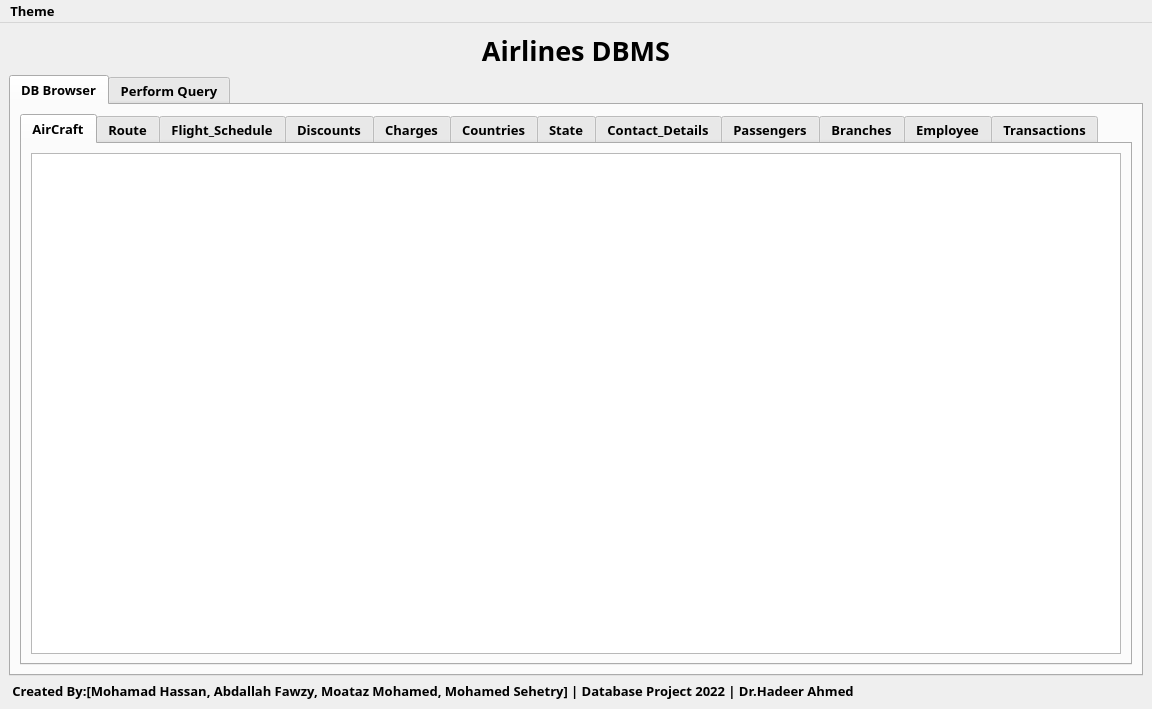
<?xml version="1.0" encoding="UTF-8"?>
<ui version="4.0">
 <class>MainWindow</class>
 <widget class="QMainWindow" name="MainWindow">
  <property name="geometry">
   <rect>
    <x>0</x>
    <y>0</y>
    <width>1152</width>
    <height>709</height>
   </rect>
  </property>
  <property name="minimumSize">
   <size>
    <width>1152</width>
    <height>709</height>
   </size>
  </property>
  <property name="font">
   <font>
    <family>Segoe UI Variable Display Semib</family>
    <pointsize>10</pointsize>
    <weight>75</weight>
    <bold>true</bold>
   </font>
  </property>
  <property name="windowTitle">
   <string>MainWindow</string>
  </property>
  <widget class="QWidget" name="centralwidget">
   <layout class="QGridLayout" name="gridLayout">
    <item row="0" column="0">
     <widget class="QLabel" name="label_6">
      <property name="sizePolicy">
       <sizepolicy hsizetype="Preferred" vsizetype="Fixed">
        <horstretch>0</horstretch>
        <verstretch>0</verstretch>
       </sizepolicy>
      </property>
      <property name="font">
       <font>
        <pointsize>20</pointsize>
        <weight>75</weight>
        <italic>false</italic>
        <bold>true</bold>
        <underline>false</underline>
        <strikeout>false</strikeout>
       </font>
      </property>
      <property name="frameShadow">
       <enum>QFrame::Plain</enum>
      </property>
      <property name="text">
       <string>Airlines DBMS</string>
      </property>
      <property name="alignment">
       <set>Qt::AlignCenter</set>
      </property>
      <property name="wordWrap">
       <bool>false</bool>
      </property>
     </widget>
    </item>
    <item row="2" column="0">
     <widget class="QLabel" name="label_5">
      <property name="text">
       <string> Created By:[Mohamad Hassan, Abdallah Fawzy, Moataz Mohamed, Mohamed Sehetry] | Database Project 2022 | Dr.Hadeer Ahmed </string>
      </property>
     </widget>
    </item>
    <item row="1" column="0">
     <widget class="QTabWidget" name="tabWidget_Actions">
      <property name="currentIndex">
       <number>0</number>
      </property>
      <widget class="QWidget" name="tab">
       <attribute name="title">
        <string>DB Browser</string>
       </attribute>
       <layout class="QGridLayout" name="gridLayout_2">
        <item row="1" column="0">
         <widget class="QTabWidget" name="tabWidget_Tables">
          <property name="currentIndex">
           <number>0</number>
          </property>
          <property name="tabBarAutoHide">
           <bool>false</bool>
          </property>
          <widget class="QWidget" name="tab_3">
           <attribute name="title">
            <string>AirCraft</string>
           </attribute>
           <layout class="QGridLayout" name="gridLayout_3">
            <item row="0" column="0">
             <widget class="QTableWidget" name="tableWidget_AirCraft">
              <property name="editTriggers">
               <set>QAbstractItemView::NoEditTriggers</set>
              </property>
             </widget>
            </item>
           </layout>
          </widget>
          <widget class="QWidget" name="tab_4">
           <attribute name="title">
            <string>Route</string>
           </attribute>
           <layout class="QGridLayout" name="gridLayout_5">
            <item row="0" column="0">
             <widget class="QTableWidget" name="tableWidget_Route">
              <property name="editTriggers">
               <set>QAbstractItemView::NoEditTriggers</set>
              </property>
             </widget>
            </item>
           </layout>
          </widget>
          <widget class="QWidget" name="tab_6">
           <attribute name="title">
            <string>Flight_Schedule</string>
           </attribute>
           <layout class="QGridLayout" name="gridLayout_7">
            <item row="0" column="0">
             <widget class="QTableWidget" name="tableWidget_Flight_Schedule">
              <property name="editTriggers">
               <set>QAbstractItemView::NoEditTriggers</set>
              </property>
             </widget>
            </item>
           </layout>
          </widget>
          <widget class="QWidget" name="tab_7">
           <attribute name="title">
            <string>Discounts</string>
           </attribute>
           <layout class="QGridLayout" name="gridLayout_8">
            <item row="0" column="0">
             <widget class="QTableWidget" name="tableWidget_Discounts">
              <property name="editTriggers">
               <set>QAbstractItemView::NoEditTriggers</set>
              </property>
             </widget>
            </item>
           </layout>
          </widget>
          <widget class="QWidget" name="tab_8">
           <attribute name="title">
            <string>Charges</string>
           </attribute>
           <layout class="QGridLayout" name="gridLayout_9">
            <item row="0" column="0">
             <widget class="QTableWidget" name="tableWidget_Charges">
              <property name="editTriggers">
               <set>QAbstractItemView::NoEditTriggers</set>
              </property>
             </widget>
            </item>
           </layout>
          </widget>
          <widget class="QWidget" name="tab_9">
           <attribute name="title">
            <string>Countries</string>
           </attribute>
           <layout class="QGridLayout" name="gridLayout_10">
            <item row="0" column="0">
             <widget class="QTableWidget" name="tableWidget_Countries">
              <property name="editTriggers">
               <set>QAbstractItemView::NoEditTriggers</set>
              </property>
             </widget>
            </item>
           </layout>
          </widget>
          <widget class="QWidget" name="tab_11">
           <attribute name="title">
            <string>State</string>
           </attribute>
           <layout class="QGridLayout" name="gridLayout_11">
            <item row="0" column="0">
             <widget class="QTableWidget" name="tableWidget_State">
              <property name="editTriggers">
               <set>QAbstractItemView::NoEditTriggers</set>
              </property>
             </widget>
            </item>
           </layout>
          </widget>
          <widget class="QWidget" name="tab_10">
           <attribute name="title">
            <string>Contact_Details</string>
           </attribute>
           <layout class="QGridLayout" name="gridLayout_12">
            <item row="0" column="0">
             <widget class="QTableWidget" name="tableWidget_Contact">
              <property name="editTriggers">
               <set>QAbstractItemView::NoEditTriggers</set>
              </property>
             </widget>
            </item>
           </layout>
          </widget>
          <widget class="QWidget" name="tab_12">
           <attribute name="title">
            <string>Passengers</string>
           </attribute>
           <layout class="QGridLayout" name="gridLayout_13">
            <item row="0" column="0">
             <widget class="QTableWidget" name="tableWidget_Passenger">
              <property name="editTriggers">
               <set>QAbstractItemView::NoEditTriggers</set>
              </property>
             </widget>
            </item>
           </layout>
          </widget>
          <widget class="QWidget" name="tab_13">
           <attribute name="title">
            <string>Branches</string>
           </attribute>
           <layout class="QGridLayout" name="gridLayout_14">
            <item row="0" column="0">
             <widget class="QTableWidget" name="tableWidget_Branches">
              <property name="editTriggers">
               <set>QAbstractItemView::NoEditTriggers</set>
              </property>
             </widget>
            </item>
           </layout>
          </widget>
          <widget class="QWidget" name="tab_14">
           <attribute name="title">
            <string>Employee</string>
           </attribute>
           <layout class="QGridLayout" name="gridLayout_15">
            <item row="0" column="0">
             <widget class="QTableWidget" name="tableWidget_Employee">
              <property name="editTriggers">
               <set>QAbstractItemView::NoEditTriggers</set>
              </property>
             </widget>
            </item>
           </layout>
          </widget>
          <widget class="QWidget" name="tab_15">
           <attribute name="title">
            <string>Transactions</string>
           </attribute>
           <layout class="QGridLayout" name="gridLayout_16">
            <item row="0" column="0">
             <widget class="QTableWidget" name="tableWidget_Transactions">
              <property name="editTriggers">
               <set>QAbstractItemView::NoEditTriggers</set>
              </property>
             </widget>
            </item>
           </layout>
          </widget>
         </widget>
        </item>
       </layout>
      </widget>
      <widget class="QWidget" name="tab_2">
       <attribute name="title">
        <string>Perform Query</string>
       </attribute>
       <layout class="QGridLayout" name="gridLayout_4">
        <item row="2" column="0">
         <widget class="QTableWidget" name="tableWidget_PerformQuery">
          <property name="editTriggers">
           <set>QAbstractItemView::NoEditTriggers</set>
          </property>
         </widget>
        </item>
        <item row="1" column="0">
         <layout class="QHBoxLayout" name="horizontalLayout"/>
        </item>
        <item row="0" column="0">
         <layout class="QHBoxLayout" name="horizontalLayout_2">
          <item>
           <widget class="QTabWidget" name="tabWidget_Perform_Selection">
            <property name="sizePolicy">
             <sizepolicy hsizetype="Expanding" vsizetype="Fixed">
              <horstretch>0</horstretch>
              <verstretch>0</verstretch>
             </sizepolicy>
            </property>
            <property name="currentIndex">
             <number>0</number>
            </property>
            <widget class="QWidget" name="tab_16">
             <attribute name="title">
              <string>Query 1</string>
             </attribute>
             <layout class="QGridLayout" name="gridLayout_18">
              <item row="0" column="0">
               <layout class="QGridLayout" name="gridLayout_17">
                <item row="0" column="2">
                 <widget class="QComboBox" name="comboBox_travelllersSelection">
                  <property name="sizePolicy">
                   <sizepolicy hsizetype="Fixed" vsizetype="Fixed">
                    <horstretch>0</horstretch>
                    <verstretch>0</verstretch>
                   </sizepolicy>
                  </property>
                  <item>
                   <property name="text">
                    <string>Foreign Passengersers</string>
                   </property>
                  </item>
                  <item>
                   <property name="text">
                    <string>All Passengers</string>
                   </property>
                  </item>
                 </widget>
                </item>
                <item row="0" column="1">
                 <widget class="QComboBox" name="comboBox_Flights">
                  <property name="sizePolicy">
                   <sizepolicy hsizetype="Preferred" vsizetype="Fixed">
                    <horstretch>0</horstretch>
                    <verstretch>0</verstretch>
                   </sizepolicy>
                  </property>
                 </widget>
                </item>
                <item row="0" column="0">
                 <widget class="QLabel" name="label">
                  <property name="sizePolicy">
                   <sizepolicy hsizetype="Fixed" vsizetype="Preferred">
                    <horstretch>0</horstretch>
                    <verstretch>0</verstretch>
                   </sizepolicy>
                  </property>
                  <property name="font">
                   <font>
                    <pointsize>15</pointsize>
                   </font>
                  </property>
                  <property name="text">
                   <string>View Passengers on Flight</string>
                  </property>
                 </widget>
                </item>
               </layout>
              </item>
             </layout>
            </widget>
            <widget class="QWidget" name="tab_17">
             <attribute name="title">
              <string>Query 2</string>
             </attribute>
             <layout class="QGridLayout" name="gridLayout_38">
              <item row="0" column="3">
               <widget class="QComboBox" name="comboBox_FlightDistinationSelection"/>
              </item>
              <item row="0" column="1">
               <widget class="QComboBox" name="comboBox_FlightDateSelection"/>
              </item>
              <item row="0" column="2">
               <widget class="QLabel" name="label_4">
                <property name="sizePolicy">
                 <sizepolicy hsizetype="Fixed" vsizetype="Preferred">
                  <horstretch>0</horstretch>
                  <verstretch>0</verstretch>
                 </sizepolicy>
                </property>
                <property name="font">
                 <font>
                  <pointsize>15</pointsize>
                 </font>
                </property>
                <property name="text">
                 <string>Going to</string>
                </property>
               </widget>
              </item>
              <item row="0" column="0">
               <widget class="QLabel" name="label_3">
                <property name="sizePolicy">
                 <sizepolicy hsizetype="Fixed" vsizetype="Preferred">
                  <horstretch>0</horstretch>
                  <verstretch>0</verstretch>
                 </sizepolicy>
                </property>
                <property name="font">
                 <font>
                  <pointsize>15</pointsize>
                 </font>
                </property>
                <property name="text">
                 <string>View Flights on Day</string>
                </property>
               </widget>
              </item>
             </layout>
            </widget>
            <widget class="QWidget" name="tab_18">
             <attribute name="title">
              <string>Query 3</string>
             </attribute>
             <layout class="QGridLayout" name="gridLayout_6">
              <item row="0" column="0">
               <widget class="QLabel" name="label_2">
                <property name="sizePolicy">
                 <sizepolicy hsizetype="Fixed" vsizetype="Preferred">
                  <horstretch>0</horstretch>
                  <verstretch>0</verstretch>
                 </sizepolicy>
                </property>
                <property name="font">
                 <font>
                  <pointsize>15</pointsize>
                 </font>
                </property>
                <property name="text">
                 <string>Calculate sum of tickets prices booked in day :</string>
                </property>
               </widget>
              </item>
              <item row="0" column="1">
               <widget class="QComboBox" name="comboBox_FlightDateSelection_Q3"/>
              </item>
             </layout>
            </widget>
            <widget class="QWidget" name="tab_19">
             <attribute name="title">
              <string>Query 4</string>
             </attribute>
             <layout class="QGridLayout" name="gridLayout_20">
              <item row="0" column="0">
               <widget class="QLabel" name="label_7">
                <property name="sizePolicy">
                 <sizepolicy hsizetype="Fixed" vsizetype="Preferred">
                  <horstretch>0</horstretch>
                  <verstretch>0</verstretch>
                 </sizepolicy>
                </property>
                <property name="font">
                 <font>
                  <pointsize>15</pointsize>
                 </font>
                </property>
                <property name="text">
                 <string>View flights flying from</string>
                </property>
               </widget>
              </item>
              <item row="0" column="1">
               <widget class="QComboBox" name="comboBox_AirportSources_Q4"/>
              </item>
             </layout>
            </widget>
            <widget class="QWidget" name="tab_20">
             <attribute name="title">
              <string>Query 5</string>
             </attribute>
             <layout class="QGridLayout" name="gridLayout_21">
              <item row="0" column="0">
               <widget class="QLabel" name="label_8">
                <property name="font">
                 <font>
                  <pointsize>15</pointsize>
                 </font>
                </property>
                <property name="text">
                 <string>Show Passengers with applied discount </string>
                </property>
               </widget>
              </item>
             </layout>
            </widget>
            <widget class="QWidget" name="tab_21">
             <attribute name="title">
              <string>Query 6</string>
             </attribute>
             <layout class="QGridLayout" name="gridLayout_22">
              <item row="0" column="0">
               <widget class="QLabel" name="label_9">
                <property name="font">
                 <font>
                  <pointsize>15</pointsize>
                 </font>
                </property>
                <property name="text">
                 <string>View passengers who reserved Tickets From date </string>
                </property>
               </widget>
              </item>
              <item row="0" column="2">
               <widget class="QLabel" name="label_10">
                <property name="sizePolicy">
                 <sizepolicy hsizetype="Fixed" vsizetype="Preferred">
                  <horstretch>0</horstretch>
                  <verstretch>0</verstretch>
                 </sizepolicy>
                </property>
                <property name="font">
                 <font>
                  <pointsize>15</pointsize>
                 </font>
                </property>
                <property name="text">
                 <string>To</string>
                </property>
               </widget>
              </item>
              <item row="0" column="3">
               <widget class="QComboBox" name="comboBox_Date2_Q6"/>
              </item>
              <item row="0" column="1">
               <widget class="QComboBox" name="comboBox_Date1_Q6"/>
              </item>
             </layout>
            </widget>
            <widget class="QWidget" name="tab_5">
             <attribute name="title">
              <string>Query 7</string>
             </attribute>
             <layout class="QGridLayout" name="gridLayout_19">
              <item row="0" column="0">
               <widget class="QLabel" name="label_11">
                <property name="font">
                 <font>
                  <pointsize>15</pointsize>
                 </font>
                </property>
                <property name="text">
                 <string>View Maximum and Minimum Flight Prices</string>
                </property>
               </widget>
              </item>
             </layout>
            </widget>
            <widget class="QWidget" name="tab_22">
             <attribute name="title">
              <string>Query 8</string>
             </attribute>
             <layout class="QGridLayout" name="gridLayout_23">
              <item row="0" column="0">
               <widget class="QLabel" name="label_12">
                <property name="font">
                 <font>
                  <pointsize>15</pointsize>
                 </font>
                </property>
                <property name="text">
                 <string>View Special Customers ( Have 3 or more Transactions)</string>
                </property>
               </widget>
              </item>
             </layout>
            </widget>
            <widget class="QWidget" name="tab_23">
             <attribute name="title">
              <string>Query 9</string>
             </attribute>
             <layout class="QGridLayout" name="gridLayout_24">
              <item row="0" column="0">
               <widget class="QLabel" name="label_13">
                <property name="font">
                 <font>
                  <pointsize>15</pointsize>
                 </font>
                </property>
                <property name="text">
                 <string>Show Branches Locations</string>
                </property>
               </widget>
              </item>
             </layout>
            </widget>
           </widget>
          </item>
          <item>
           <widget class="QPushButton" name="pushButton_Perform_Query">
            <property name="sizePolicy">
             <sizepolicy hsizetype="Fixed" vsizetype="Preferred">
              <horstretch>0</horstretch>
              <verstretch>0</verstretch>
             </sizepolicy>
            </property>
            <property name="text">
             <string>  Perform Query  </string>
            </property>
            <property name="iconSize">
             <size>
              <width>20</width>
              <height>16</height>
             </size>
            </property>
            <property name="checkable">
             <bool>false</bool>
            </property>
           </widget>
          </item>
         </layout>
        </item>
       </layout>
      </widget>
     </widget>
    </item>
   </layout>
  </widget>
  <widget class="QMenuBar" name="menuBar">
   <property name="geometry">
    <rect>
     <x>0</x>
     <y>0</y>
     <width>1152</width>
     <height>21</height>
    </rect>
   </property>
   <widget class="QMenu" name="menuTheme">
    <property name="title">
     <string>Theme</string>
    </property>
    <addaction name="actionDark_2"/>
    <addaction name="actionLight_2"/>
   </widget>
   <addaction name="menuTheme"/>
  </widget>
  <action name="actionDark">
   <property name="text">
    <string>Dark</string>
   </property>
  </action>
  <action name="actionLight">
   <property name="text">
    <string>Light</string>
   </property>
  </action>
  <action name="actionDark_2">
   <property name="text">
    <string>Dark</string>
   </property>
  </action>
  <action name="actionLight_2">
   <property name="text">
    <string>Light</string>
   </property>
  </action>
 </widget>
 <resources/>
 <connections/>
</ui>
